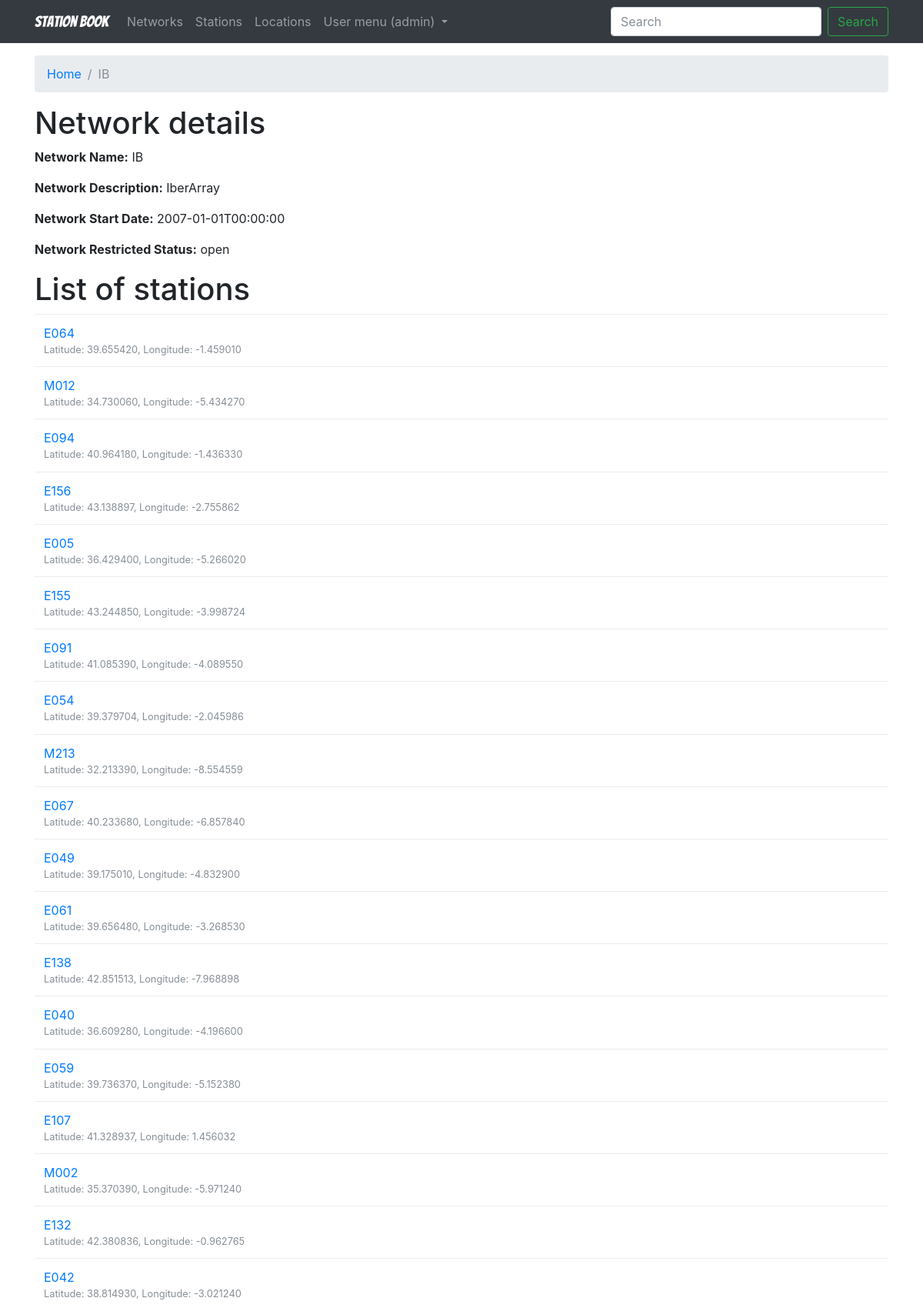
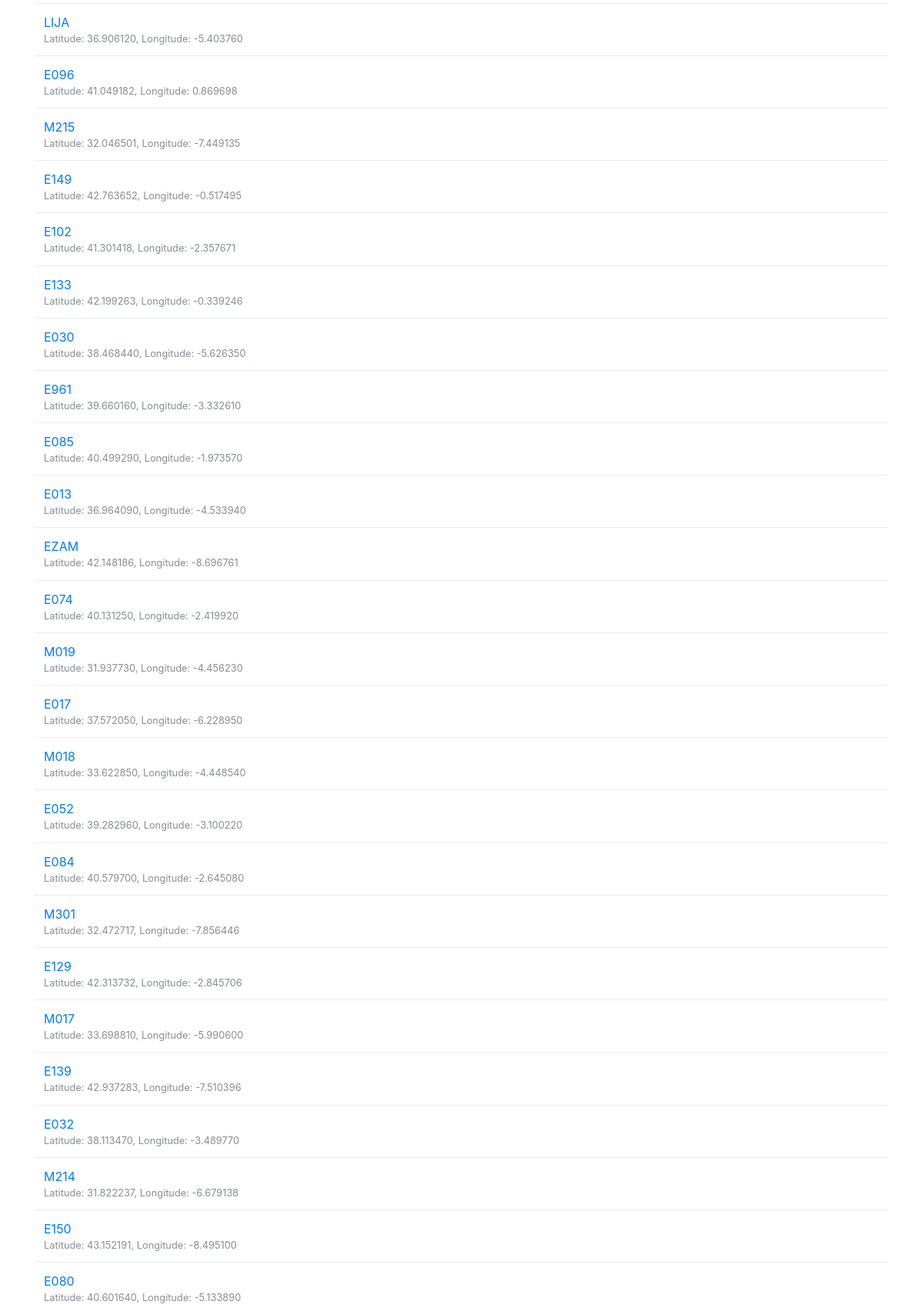
Page /network/151/ (signed in, upper part) on the committed database (2 pictures, top to bottom).
### book/models.py (models this page shows, shortened)
class FdsnNetwork(models.Model):
    code = models.CharField(max_length=STRING_LENGTH_SHORT, unique=True)
    description = models.CharField(max_length=STRING_LENGTH_SHORT, blank=True)
    start_date = models.CharField(max_length=STRING_LENGTH_SHORT, blank=True)
    restricted_status = models.CharField(max_length=STRING_LENGTH_SHORT, blank=True)

class FdsnStation(models.Model):
    fdsnStation_fdsnNetwork = models.ForeignKey(
        FdsnNetwork, related_name='fdsn_stations', on_delete=models.CASCADE, default=None)
    code = models.CharField(max_length=STRING_LENGTH_SHORT)
    site_name = models.CharField(max_length=STRING_LENGTH_SHORT, blank=True)
    latitude = models.DecimalField(max_digits=9, decimal_places=6, blank=True)
    longitude = models.DecimalField(max_digits=9, decimal_places=6, blank=True)
    elevation = models.DecimalField(max_digits=10, decimal_places=6, blank=True)
    restricted_status = models.CharField(max_length=STRING_LENGTH_SHORT, blank=True)
    start_date = models.CharField(max_length=STRING_LENGTH_SHORT, blank=True)
    creation_date = models.CharField(max_length=STRING_LENGTH_SHORT, blank=True)

### book/views.py (the view)
@method_decorator(login_required, name='dispatch')
class NetworkDetailsListView(ListView):
    model = FdsnNetwork
    context_object_name = 'network'
    template_name = 'network_details.html'
    def get_queryset(self):
        try:
            queryset = FdsnNetwork.objects.get(pk=self.kwargs.get('network_pk'))
        except FdsnNetwork.DoesNotExist:
            raise Http404("Network does not exist!")
        return queryset

### templates/network_details.html (shortened to what this page needs)
{% extends 'base.html' %}
{% load static %}
{% block breadcrumb %}
<li class="breadcrumb-item"><a href="{% url 'home' %}">Home</a></li>
<li class="breadcrumb-item active">{{ network.code }}</li>
{% endblock %}
{% block content %}
<h1>Network details</h1>
<p><b>Network Name:</b> {{ network.code }}</p>
<p><b>Network Description:</b> {{ network.description }}</p>
<p><b>Network Start Date:</b> {{ network.start_date }}</p>
<p><b>Network Restricted Status:</b> {{ network.restricted_status }}</p>
<h1>List of stations</h1>
<table class="table">
    <tbody>
        {% for station in network.fdsn_stations.all %}
        <tr>
            <td>
                <a href="{% url 'station_details' station.fdsnStation_fdsnNetwork.pk station.pk %}">{{ station.code }}</a>
                <small class="text-muted d-block">
                    Latitude: {{ station.latitude }}, Longitude: {{ station.longitude }}
                </small>
            </td>
        </tr>
        {% endfor %}
    </tbody>
</table>
{% endblock %}

### templates/base.html (shortened to what this page needs)
{% load static %}
<!DOCTYPE html>
<html>
<head>
  <link rel="stylesheet" href="{% static 'css/bootstrap.min.css' %}">
  <link rel="stylesheet" href="{% static 'css/app.css' %}">
</head>
<body>
  {% block body %}
  <nav class="navbar navbar-expand-sm navbar-dark bg-dark">
    <div class="container">
      <a class="navbar-brand" href="{% url 'home' %}">Station Book</a>
      <div class="collapse navbar-collapse" id="mainMenu">
        {% if user.is_authenticated %}
        <ul class="navbar-nav mr-auto">
          <li class="nav-item">
            <a class="nav-link" href="{% url 'networks' %}">Networks</a>
          </li>
          <li class="nav-item">
            <a class="nav-link" href="{% url 'stations' %}">Stations</a>
          </li>
          <li class="nav-item">
            <a class="nav-link" href="{% url 'locations' %}">Locations</a>
          </li>
          <li class="nav-item dropdown">
            <a class="nav-link dropdown-toggle" href="#" id="userMenu" data-toggle="dropdown" aria-haspopup="true" aria-expanded="false">
              User menu ({{ user.username }})
            </a>
          </li>
        </ul>
        {% endif %}
        <ul class="navbar-nav ml-auto">
          <form class="form-inline my-2 my-lg-0">
            <input class="form-control mr-sm-2" type="text" placeholder="Search" aria-label="Search">
            <button class="btn btn-outline-success my-2 my-sm-0" type="submit">Search</button>
          </form>
        </ul>
      </div>
    </div>
  </nav>
  <div class="container">
    <ol class="breadcrumb my-3">
      {% block breadcrumb %}
      {% endblock %}
    </ol>
    {% block content %}
    {% endblock %}
  </div>
  {% endblock body %}
</body>
</html>

### static/css/app.css (style rules this page uses)
.navbar-brand { font-family: 'Bangers'; }

### rows in the picture
FdsnNetwork: code "IB", description "IberArray", start_date "2007-01-01T00:00:00", restricted_status "open"
FdsnStation: code "E064", latitude "39.655420", longitude "-1.459010"
FdsnStation: code "M012", latitude "34.730060", longitude "-5.434270"
FdsnStation: code "E094", latitude "40.964180", longitude "-1.436330"
FdsnStation: code "E156", latitude "43.138897", longitude "-2.755862"
FdsnStation: code "E005", latitude "36.429400", longitude "-5.266020"
FdsnStation: code "E155", latitude "43.244850", longitude "-3.998724"
FdsnStation: code "E091", latitude "41.085390", longitude "-4.089550"
FdsnStation: code "E054", latitude "39.379704", longitude "-2.045986"
FdsnStation: code "M213", latitude "32.213390", longitude "-8.554559"
FdsnStation: code "E067", latitude "40.233680", longitude "-6.857840"
FdsnStation: code "E049", latitude "39.175010", longitude "-4.832900"
FdsnStation: code "E061", latitude "39.656480", longitude "-3.268530"
FdsnStation: code "E138", latitude "42.851513", longitude "-7.968898"
FdsnStation: code "E040", latitude "36.609280", longitude "-4.196600"
FdsnStation: code "E059", latitude "39.736370", longitude "-5.152380"
FdsnStation: code "E107", latitude "41.328937", longitude "1.456032"
FdsnStation: code "M002", latitude "35.370390", longitude "-5.971240"
FdsnStation: code "E132", latitude "42.380836", longitude "-0.962765"
FdsnStation: code "E042", latitude "38.814930", longitude "-3.021240"
FdsnStation: code "LIJA", latitude "36.906120", longitude "-5.403760"
FdsnStation: code "E096", latitude "41.049182", longitude "0.869698"
FdsnStation: code "M215", latitude "32.046501", longitude "-7.449135"
FdsnStation: code "E149", latitude "42.763652", longitude "-0.517495"
FdsnStation: code "E102", latitude "41.301418", longitude "-2.357671"
FdsnStation: code "E133", latitude "42.199263", longitude "-0.339246"
FdsnStation: code "E030", latitude "38.468440", longitude "-5.626350"
FdsnStation: code "E961", latitude "39.660160", longitude "-3.332610"
FdsnStation: code "E085", latitude "40.499290", longitude "-1.973570"
FdsnStation: code "E013", latitude "36.964090", longitude "-4.533940"
FdsnStation: code "EZAM", latitude "42.148186", longitude "-8.696761"
FdsnStation: code "E074", latitude "40.131250", longitude "-2.419920"
FdsnStation: code "M019", latitude "31.937730", longitude "-4.456230"
FdsnStation: code "E017", latitude "37.572050", longitude "-6.228950"
FdsnStation: code "M018", latitude "33.622850", longitude "-4.448540"
FdsnStation: code "E052", latitude "39.282960", longitude "-3.100220"
FdsnStation: code "E084", latitude "40.579700", longitude "-2.645080"
FdsnStation: code "M301", latitude "32.472717", longitude "-7.856446"
FdsnStation: code "E129", latitude "42.313732", longitude "-2.845706"
FdsnStation: code "M017", latitude "33.698810", longitude "-5.990600"
FdsnStation: code "E139", latitude "42.937283", longitude "-7.510396"
FdsnStation: code "E032", latitude "38.113470", longitude "-3.489770"
FdsnStation: code "M214", latitude "31.822237", longitude "-6.679138"
FdsnStation: code "E150", latitude "43.152191", longitude "-8.495100"
FdsnStation: code "E080", latitude "40.601640", longitude "-5.133890"

### other values in the picture
{{ user.username }} "admin"
